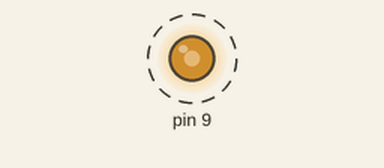
Bench run of a sketch on a simulated Arduino Uno, built with avr-gcc and run on an emulated ATmega328P. Shown: output pins drawn as LEDs (lit = HIGH). Dashed ring = blinking.

Above: at 0.05 s.
Timing chart, 0 to 3.0 s (numbered marks = the images above):
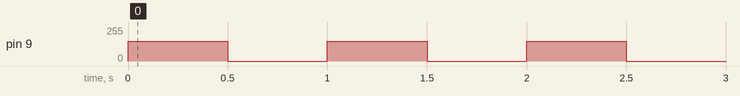

Measured:
- by itself, pin 9: alternates 150/255 for 0.50 s and 0/255 for 0.50 s

The sketch:

speaker.ino
```cpp
void setup() {
  pinMode(9, OUTPUT);
}

void loop() {
  analogWrite(9, 150);
  delay(500);
  analogWrite(9, 0);
  delay(500);
}
```
